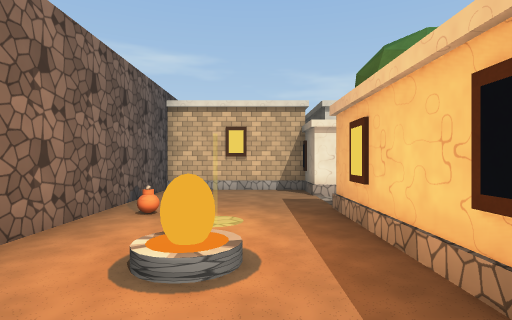
[1] (above)

24 first-person views from a walk through a 3-D level made in the Unity game engine. The camera is 1.5 m above the floor, looks level and sees 80° across. The floor is counted in squares, 2 m on a side. Each view is taken from the middle of a square. On the plan, view 1 faces up. The plan holds only what a view shows up to about 10 squares ahead; the rest is blank.

[2]
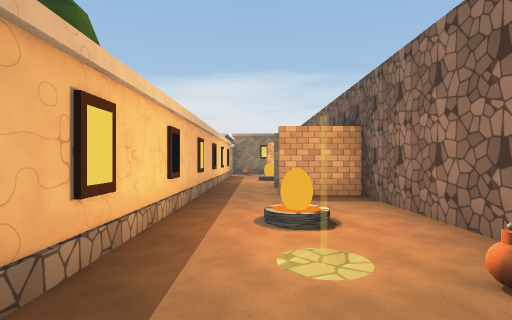

[3]
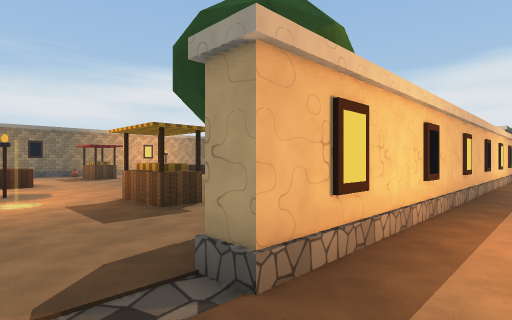

[4]
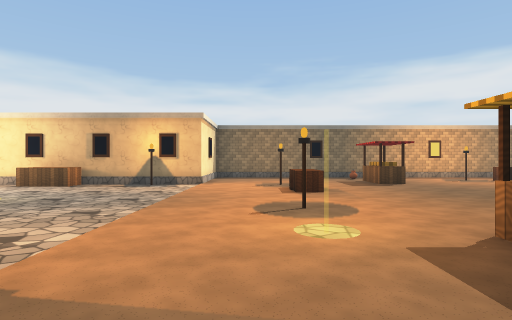

[5]
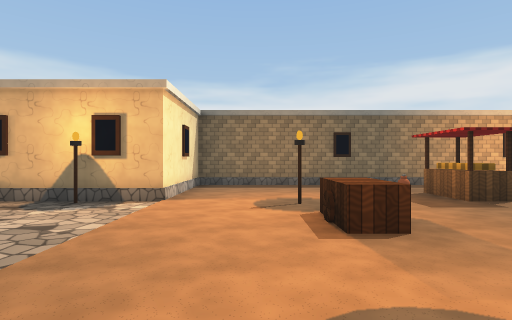

[6]
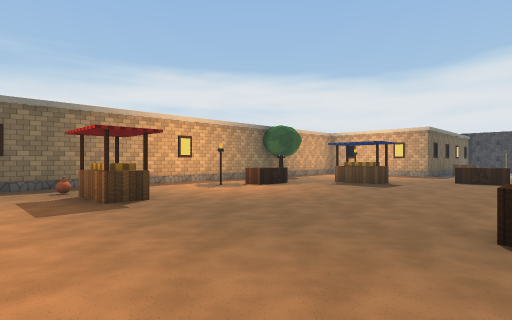

[7]
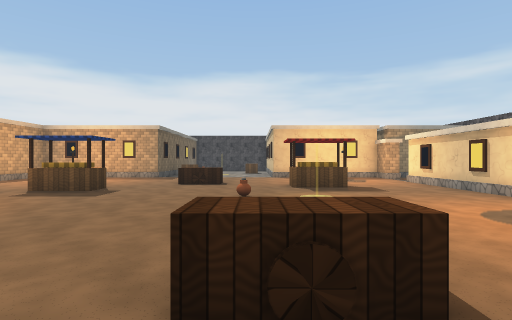

[8]
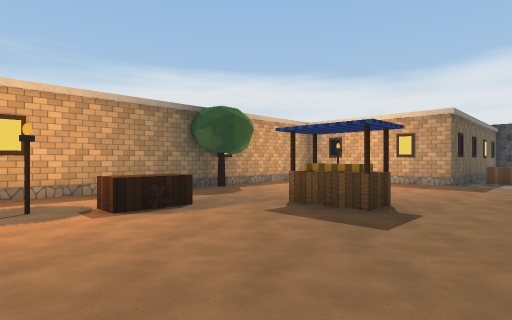

[9]
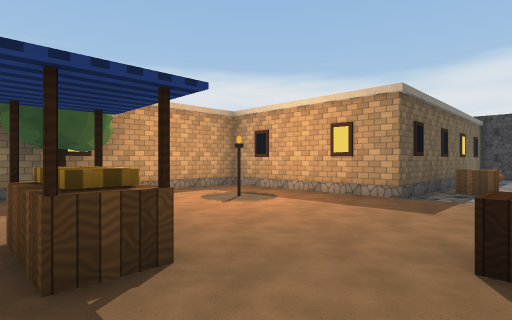

[10]
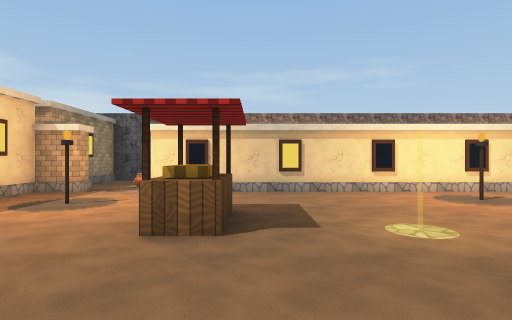

[11]
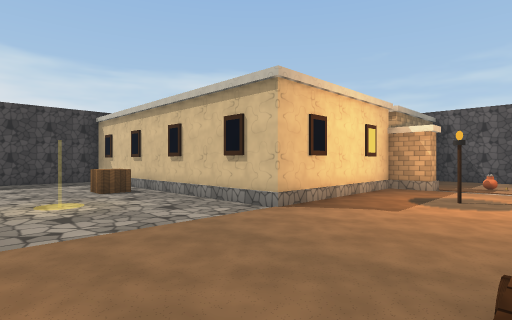

[12]
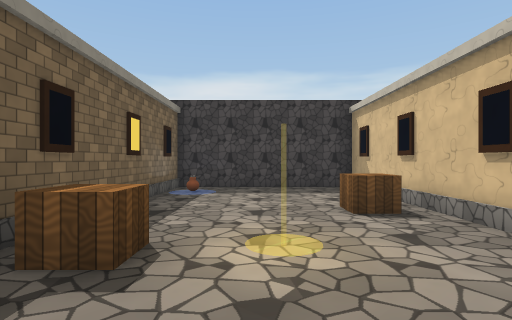

[13]
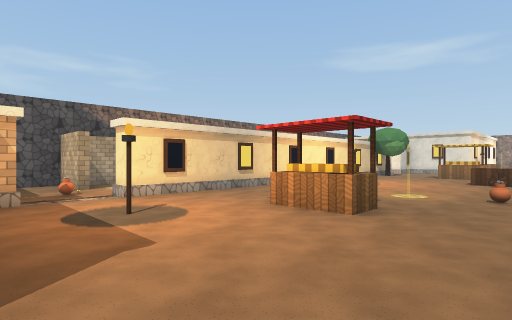

[14]
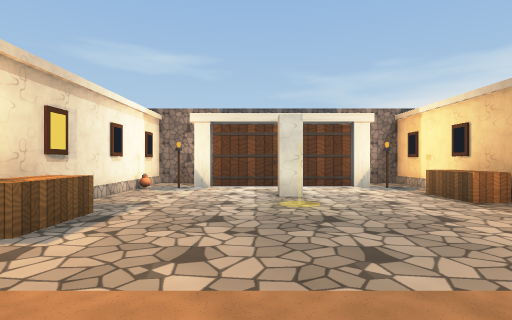

[15]
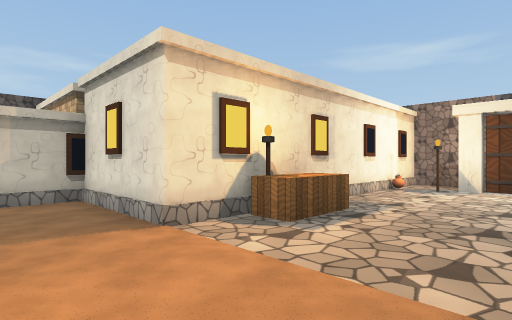

[16]
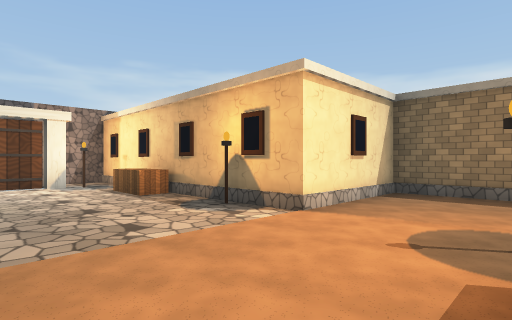

[17]
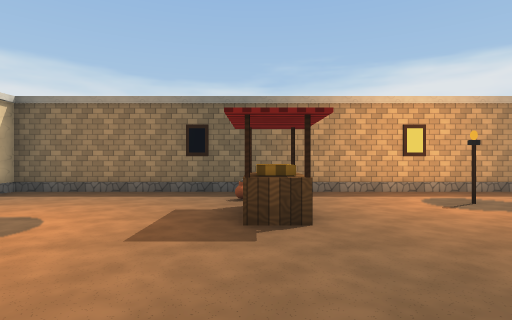

[18]
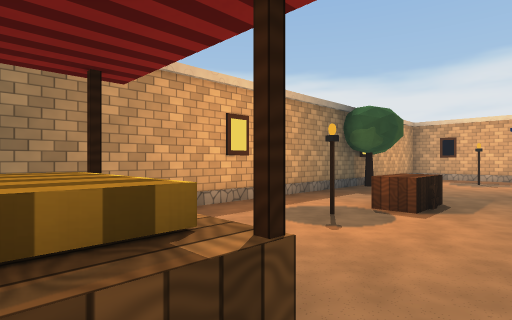

[19]
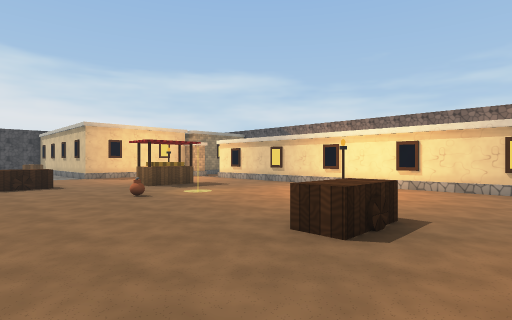

[20]
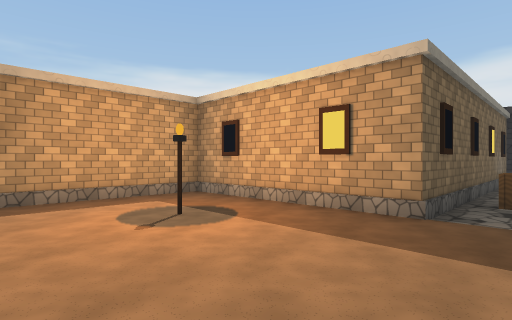

[21]
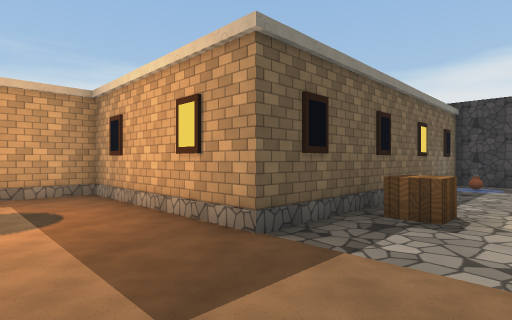

[22]
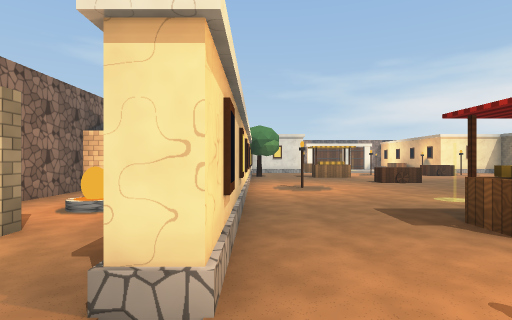

[23]
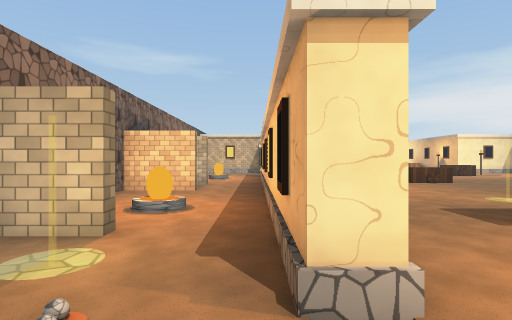

[24]
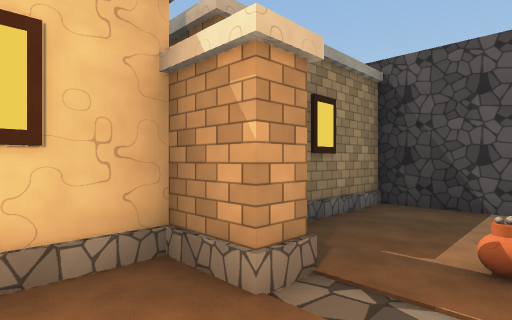

### Floor plan
Key: @ floor where view 1 was taken; # wall or solid block; . floor; = window, fence, low wall or low ledge; ^ raised ledge; O other object.
Columns run from 3 left of view 1 to 17 right of it. Each row starts with its distance up from view 1.
 17        ####   ##
 16        #..     .O
 15         OO####OO#
 14         O......O#
 13         ....O..O#
 12         .......O#
 11         ........#
 10         O.......#
  9         O.......O
  8  O##OO##........O##O
  7 #...#...............#
  6 #...................#
  5 #..........O.OOO....#
  4 #O..#O..=#..........#
  3 #...#  .^^..........#
  2 #.O.#   ........^^O.#
  1 #...#.....O.....=#..#
  0 #..@#....OO.........#
 -1 ###.#...............#
 -2 ###.#.O..........O..#
 -3 #...#...........OO..#
 -4 #...#.....O......O..#
 -5  .O.#.........#=....#
 -6   ..#...=#....^^...O#
 -7  ##.#...^^..O.......#
 -8  #..#......OO.......#
 -9 ###O...O.........O..#
-10 #...................#
-11 #...O..........OOO..#
-12   ##OO#  O....O####
-13     O    O...OO
-14     O    O....O
-15          O....O
-16          OO...O
-17          O....O
-18          O...O.
-19          O....O
-20          O#####

Where each view was taken, in squares from view 1:
view 1: 0 up, 0 right, facing up
view 2: 6 up, 0 right, facing down
view 3: 6 up, 0 right, facing down-right
view 4: 6 up, 3 right, facing right
view 5: 6 up, 7 right, facing right
view 6: 4 up, 7 right, facing down-right
view 7: 2 up, 7 right, facing down
view 8: 1 down, 9 right, facing down-right
view 9: 5 down, 9 right, facing down-right
view 10: 6 down, 9 right, facing left
view 11: 8 down, 10 right, facing down-left
view 12: 11 down, 9 right, facing down
view 13: 11 down, 8 right, facing up-left
view 14: 6 up, 8 right, facing up
view 15: 6 up, 8 right, facing up-left
view 16: 5 up, 9 right, facing up-right
view 17: 2 up, 9 right, facing right
view 18: 2 up, 12 right, facing down-right
view 19: 2 up, 10 right, facing down-left
view 20: 7 down, 10 right, facing down-right
view 21: 9 down, 9 right, facing down-right
view 22: 10 down, 2 right, facing up
view 23: 10 down, 1 right, facing up
view 24: 9 down, 3 right, facing down-left
